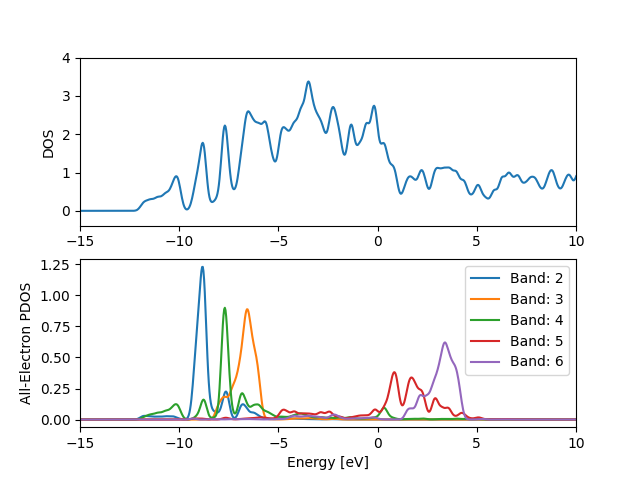

Write Python code to recreate this figure.
# web-page: pdos.png
from gpaw import GPAW, restart
import matplotlib.pyplot as plt

# Density of States
plt.subplot(211)
slab, calc = restart('top.gpw')
e, dos = calc.get_dos(spin=0, npts=2001, width=0.2)
e_f = calc.get_fermi_level()
plt.plot(e - e_f, dos)
plt.axis([-15, 10, None, 4])
plt.ylabel('DOS')

molecule = range(len(slab))[-2:]

plt.subplot(212)
c_mol = GPAW('CO.gpw')
for n in range(2, 7):
    print('Band', n)
    # PDOS on the band n
    wf_k = [kpt.psit_nG[n] for kpt in c_mol.wfs.kpt_u]
    P_aui = [[kpt.P_ani[a][n] for kpt in c_mol.wfs.kpt_u]
             for a in range(len(molecule))]
    e, dos = calc.get_all_electron_ldos(mol=molecule, spin=0, npts=2001,
                                        width=0.2, wf_k=wf_k, P_aui=P_aui)
    plt.plot(e - e_f, dos, label='Band: ' + str(n))
plt.legend()
plt.axis([-15, 10, None, None])
plt.xlabel('Energy [eV]')
plt.ylabel('All-Electron PDOS')
plt.savefig('pdos.png')
plt.show()